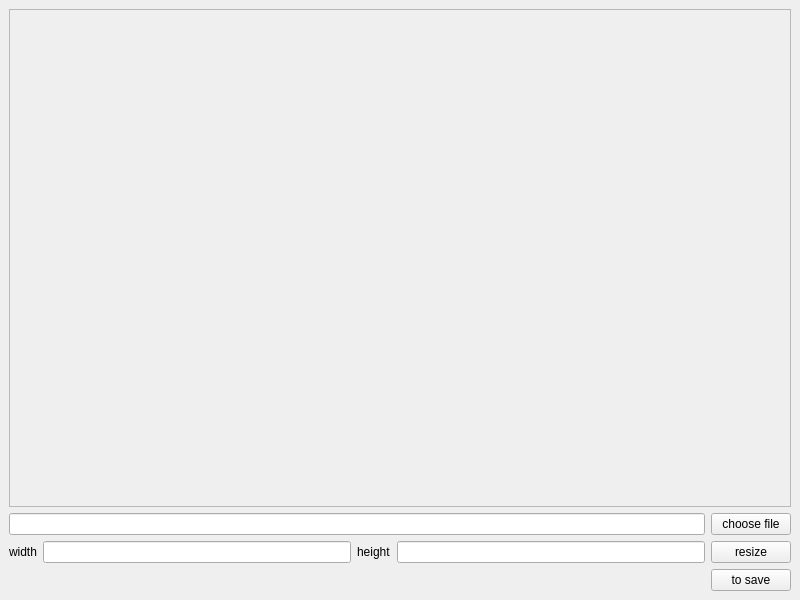
<?xml version="1.0" encoding="UTF-8"?>
<ui version="4.0">
 <class>MainWindow</class>
 <widget class="QMainWindow" name="MainWindow">
  <property name="geometry">
   <rect>
    <x>0</x>
    <y>0</y>
    <width>800</width>
    <height>600</height>
   </rect>
  </property>
  <property name="windowTitle">
   <string>resize image</string>
  </property>
  <widget class="QWidget" name="centralwidget">
   <layout class="QGridLayout" name="gridLayout">
    <item row="3" column="1">
     <widget class="QLineEdit" name="inputWidth"/>
    </item>
    <item row="3" column="0">
     <widget class="QLabel" name="label">
      <property name="text">
       <string>width</string>
      </property>
     </widget>
    </item>
    <item row="3" column="2">
     <widget class="QLabel" name="label_2">
      <property name="text">
       <string>height</string>
      </property>
     </widget>
    </item>
    <item row="3" column="3">
     <widget class="QLineEdit" name="inputHeight"/>
    </item>
    <item row="3" column="4">
     <widget class="QPushButton" name="btnResize">
      <property name="text">
       <string>resize</string>
      </property>
     </widget>
    </item>
    <item row="4" column="4">
     <widget class="QPushButton" name="btnSave">
      <property name="text">
       <string>to save</string>
      </property>
     </widget>
    </item>
    <item row="0" column="0" colspan="5">
     <widget class="QScrollArea" name="scrollArea">
      <property name="widgetResizable">
       <bool>true</bool>
      </property>
      <widget class="QWidget" name="scrollAreaWidgetContents">
       <property name="geometry">
        <rect>
         <x>0</x>
         <y>0</y>
         <width>780</width>
         <height>493</height>
        </rect>
       </property>
       <layout class="QGridLayout" name="gridLayout_2">
        <item row="0" column="0">
         <widget class="QLabel" name="labelImg">
          <property name="text">
           <string/>
          </property>
         </widget>
        </item>
       </layout>
      </widget>
     </widget>
    </item>
    <item row="2" column="4">
     <widget class="QPushButton" name="btnChooseFile">
      <property name="text">
       <string>choose file</string>
      </property>
     </widget>
    </item>
    <item row="2" column="0" colspan="4">
     <widget class="QLineEdit" name="inputOpenFile"/>
    </item>
   </layout>
  </widget>
 </widget>
 <resources/>
 <connections/>
</ui>
